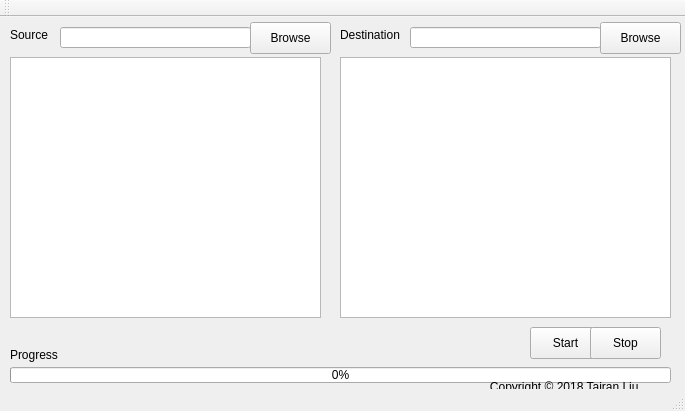
<?xml version="1.0" encoding="UTF-8"?>
<ui version="4.0">
 <class>MainWindow</class>
 <widget class="QMainWindow" name="MainWindow">
  <property name="geometry">
   <rect>
    <x>0</x>
    <y>0</y>
    <width>685</width>
    <height>411</height>
   </rect>
  </property>
  <property name="windowTitle">
   <string>NDVI Calculator</string>
  </property>
  <widget class="QWidget" name="centralWidget">
   <widget class="QListView" name="srcListView">
    <property name="geometry">
     <rect>
      <x>10</x>
      <y>40</y>
      <width>311</width>
      <height>261</height>
     </rect>
    </property>
   </widget>
   <widget class="QListView" name="destListView">
    <property name="geometry">
     <rect>
      <x>340</x>
      <y>40</y>
      <width>331</width>
      <height>261</height>
     </rect>
    </property>
   </widget>
   <widget class="QLineEdit" name="srcLineEdit">
    <property name="geometry">
     <rect>
      <x>60</x>
      <y>10</y>
      <width>191</width>
      <height>21</height>
     </rect>
    </property>
   </widget>
   <widget class="QLineEdit" name="destLineEdit">
    <property name="geometry">
     <rect>
      <x>410</x>
      <y>10</y>
      <width>191</width>
      <height>21</height>
     </rect>
    </property>
   </widget>
   <widget class="QPushButton" name="srcPushButton">
    <property name="geometry">
     <rect>
      <x>250</x>
      <y>5</y>
      <width>81</width>
      <height>32</height>
     </rect>
    </property>
    <property name="text">
     <string>Browse</string>
    </property>
   </widget>
   <widget class="QPushButton" name="destPushButton">
    <property name="geometry">
     <rect>
      <x>600</x>
      <y>5</y>
      <width>81</width>
      <height>32</height>
     </rect>
    </property>
    <property name="text">
     <string>Browse</string>
    </property>
   </widget>
   <widget class="QProgressBar" name="progressBar">
    <property name="geometry">
     <rect>
      <x>10</x>
      <y>350</y>
      <width>661</width>
      <height>16</height>
     </rect>
    </property>
    <property name="value">
     <number>0</number>
    </property>
   </widget>
   <widget class="QPushButton" name="startPushButton">
    <property name="geometry">
     <rect>
      <x>530</x>
      <y>310</y>
      <width>71</width>
      <height>32</height>
     </rect>
    </property>
    <property name="text">
     <string>Start</string>
    </property>
   </widget>
   <widget class="QPushButton" name="stopPushButton">
    <property name="geometry">
     <rect>
      <x>590</x>
      <y>310</y>
      <width>71</width>
      <height>32</height>
     </rect>
    </property>
    <property name="text">
     <string>Stop</string>
    </property>
   </widget>
   <widget class="QLabel" name="sourceLabel">
    <property name="geometry">
     <rect>
      <x>10</x>
      <y>10</y>
      <width>60</width>
      <height>16</height>
     </rect>
    </property>
    <property name="text">
     <string>Source</string>
    </property>
   </widget>
   <widget class="QLabel" name="destinationLabel">
    <property name="geometry">
     <rect>
      <x>340</x>
      <y>10</y>
      <width>71</width>
      <height>16</height>
     </rect>
    </property>
    <property name="text">
     <string>Destination</string>
    </property>
   </widget>
   <widget class="QLabel" name="progressLabel">
    <property name="geometry">
     <rect>
      <x>10</x>
      <y>330</y>
      <width>60</width>
      <height>16</height>
     </rect>
    </property>
    <property name="text">
     <string>Progress</string>
    </property>
   </widget>
   <widget class="QLabel" name="copyrightLabel">
    <property name="geometry">
     <rect>
      <x>480</x>
      <y>360</y>
      <width>201</width>
      <height>20</height>
     </rect>
    </property>
    <property name="text">
     <string>   Copyright © 2018 Tairan Liu</string>
    </property>
   </widget>
  </widget>
  <widget class="QMenuBar" name="menuBar">
   <property name="geometry">
    <rect>
     <x>0</x>
     <y>0</y>
     <width>685</width>
     <height>22</height>
    </rect>
   </property>
  </widget>
  <widget class="QToolBar" name="mainToolBar">
   <attribute name="toolBarArea">
    <enum>TopToolBarArea</enum>
   </attribute>
   <attribute name="toolBarBreak">
    <bool>false</bool>
   </attribute>
  </widget>
  <widget class="QStatusBar" name="statusBar"/>
 </widget>
 <layoutdefault spacing="6" margin="11"/>
 <resources/>
 <connections/>
</ui>
